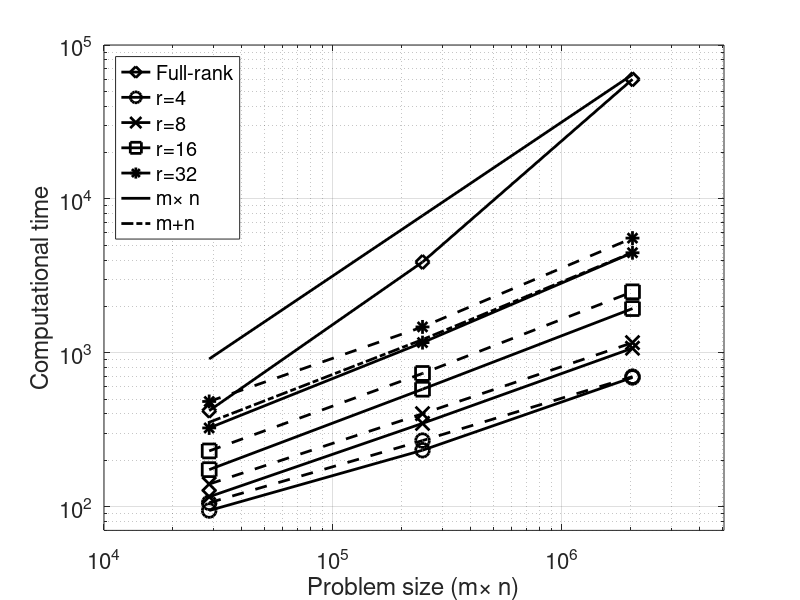

The MATLAB script that drew this image:
clear all;close all;
timeOtP=zeros(4,2);
timePtO=zeros(4,2);
load('TimeOptimization_Nh_225_N_128.mat');
timefull(1)=Full.time;
timeOtP(:,1)=OtP.time;
timePtO(:,1)=PtO.time;
nvec(1)=128;mvec(1)=225;
sizeproblem(1)=mvec(1)*nvec(1);
load('TimeOptimization_Nh_961_N_256.mat');
timefull(2)=Full.time;
timeOtP(:,2)=OtP.time;
timePtO(:,2)=PtO.time;
nvec(2)=256;mvec(2)=961;
sizeproblem(2)=mvec(2)*nvec(2);
load('TimeOptimization_Nh_3969_N_512.mat');
timefull(3)=Full.time;
timeOtP(:,3)=OtP.time;
timePtO(:,3)=PtO.time;
nvec(3)=3969;mvec(3)=512;
sizeproblem(3)=mvec(3)*nvec(3);

figure(1)
loglog(sizeproblem,timefull,'k-d','Linewidth',2,'Markersize',10);
hold on
loglog(sizeproblem,timeOtP(1,:),'k-o','Linewidth',2,'Markersize',10);
loglog(sizeproblem,timeOtP(2,:),'k-x','Linewidth',2,'Markersize',10);
loglog(sizeproblem,timeOtP(3,:),'k-s','Linewidth',2,'Markersize',10);
loglog(sizeproblem,timeOtP(4,:),'k-*','Linewidth',2,'Markersize',10);

loglog(sizeproblem,timePtO(1,:),'k--o','Linewidth',2,'Markersize',10, 'HandleVisibility', 'off');
loglog(sizeproblem,timePtO(2,:),'k--x','Linewidth',2,'Markersize',10, 'HandleVisibility', 'off');
loglog(sizeproblem,timePtO(3,:),'k--s','Linewidth',2,'Markersize',10, 'HandleVisibility', 'off');
loglog(sizeproblem,timePtO(4,:),'k--*','Linewidth',2,'Markersize',10, 'HandleVisibility', 'off');

loglog(sizeproblem,10^(-1.5)*sizeproblem,'k','Linewidth',2)
loglog(sizeproblem,(mvec+nvec),'k-.','Linewidth',2)
grid on;
xlabel('Problem size (m\times n)')
ylabel('Computational time');
set(gca,'fontsize',16)
legend('Full-rank','r=4','r=8','r=16','r=32','m\times n','m+n','location','northwest')
xlim([1e4,5.1e6])
ylim([7e1,1e5])
yticks([1e2, 1e3, 1e4, 1e5])
filename='../fig_output/TimeOptimization.eps';
exportgraphics(gcf,filename, 'ContentType', 'vector') 
